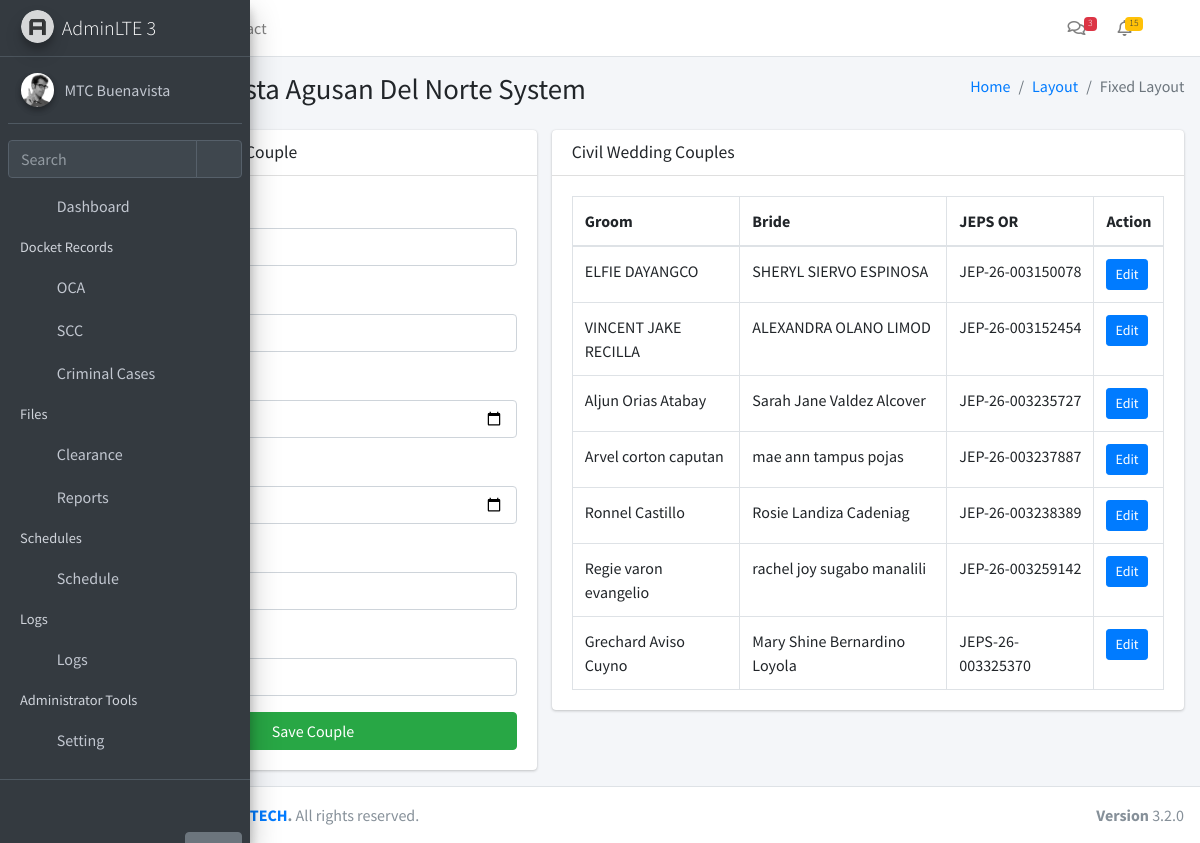
Before: /wedding/ (signed in) with the older database file.
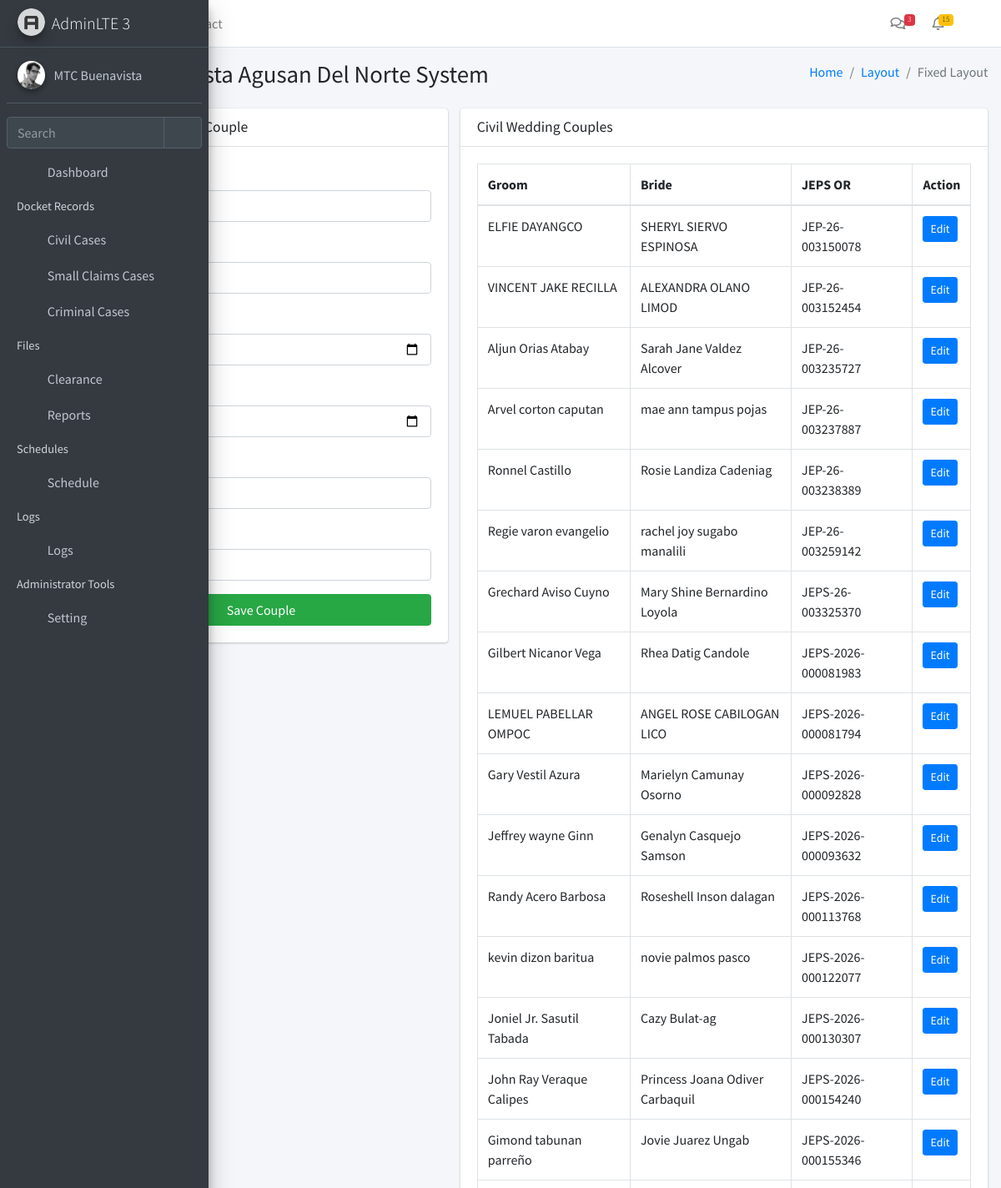
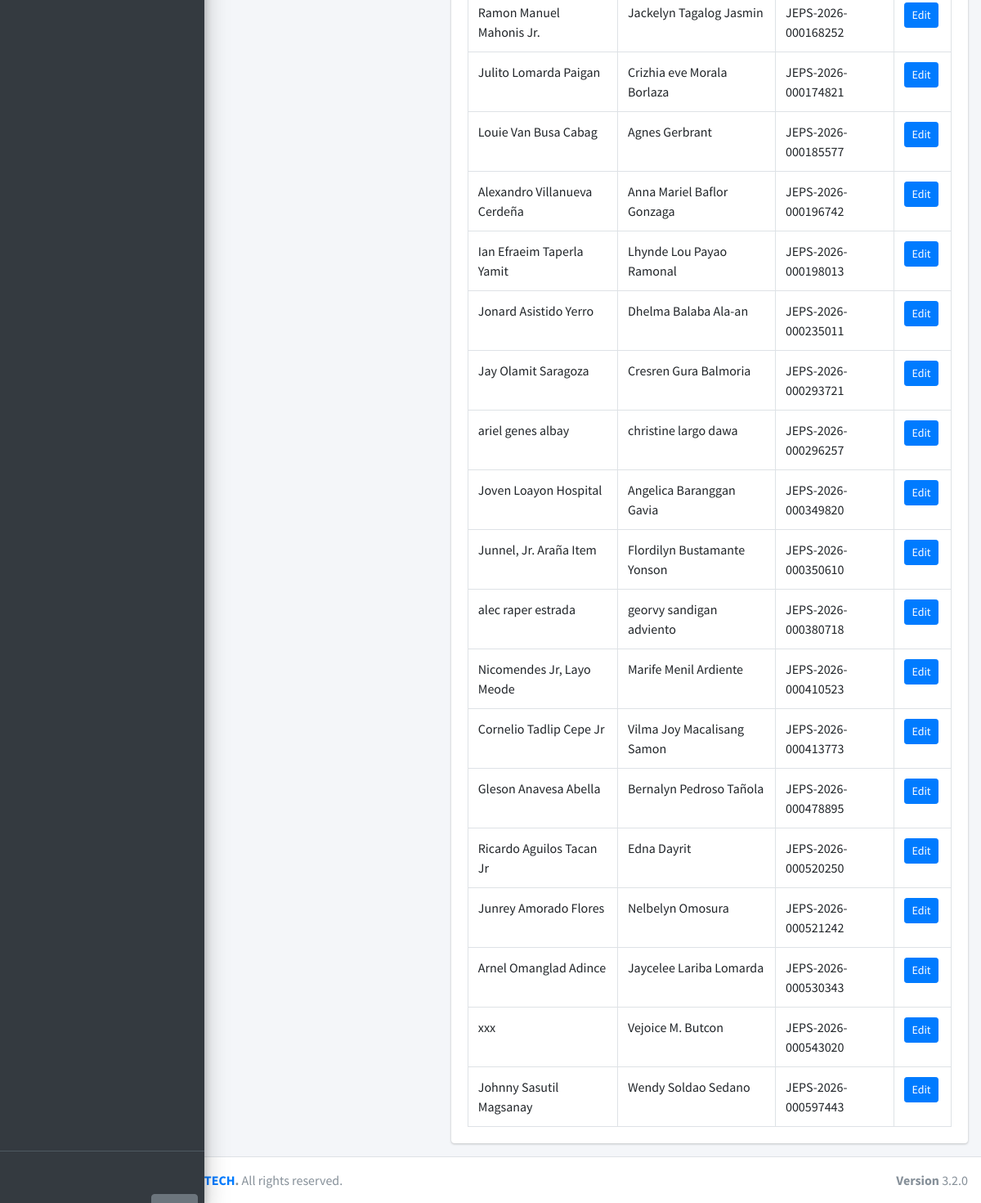
After: the same page with the newer database file (2 pictures, top to bottom).
### app/models.py (models this page shows)
class Module(db.Model):
    __tablename__ = 'modules'
    id = db.Column(db.Integer, primary_key=True)
    name = db.Column(db.String(255), nullable=False)
    icon = db.Column(db.String(255), nullable=False)
    description = db.Column(db.Text, nullable=True)
    url = db.Column(db.String(255), nullable=True)
    created_at = db.Column(db.DateTime, default=datetime.utcnow)
    updated_at = db.Column(db.DateTime, default=datetime.utcnow, onupdate=datetime.utcnow)

class CivilWedding(db.Model):
    __tablename__ = 'civil_wedding'
    id = db.Column(db.Integer, primary_key=True)
    groom = db.Column(db.String(255), nullable=False)
    bride = db.Column(db.String(255), nullable=False)
    bday_groom = db.Column(db.Date, nullable=True)
    bday_bride = db.Column(db.Date, nullable=True)
    schedule_id = db.Column(db.Integer, db.ForeignKey('schedule_master.id'), nullable=True, unique=True)
    jeeps_or = db.Column(db.String(255), nullable=True)
    contact_no = db.Column(db.String(50), nullable=True)
    register_no = db.Column(db.String(100), nullable=True)
    claim_by = db.Column(db.JSON, nullable=True)
    created_at = db.Column(db.DateTime, default=datetime.utcnow)
    updated_at = db.Column(db.DateTime, default=datetime.utcnow, onupdate=datetime.utcnow)
    schedule = db.relationship('ScheduleMaster', backref='wedding', uselist=False)

### app/routes/wedding.py (the view)
@wedding_bp.route('/')
@login_required
@require_module(17)
def wed_index():
    WeddingRecords = CivilWedding.query.all()
    return render_template(
        "wedding/index.html",
        WeddingRecords=WeddingRecords,
    )

### app/__init__.py (called while the page is built)
def create_app():
    app = Flask(__name__)
    app.config.from_object(Config)
    db.init_app(app)
    login_manager.init_app(app)
    login_manager.login_view = 'auth.login'
    from app.models import User, Setting, Module
    @login_manager.user_loader
    def load_user(user_id):
        return User.query.get(int(user_id))
    @app.context_processor
    def inject_globals():
        modules = Module.query.all()
        user_modules = []
        if current_user.is_authenticated and current_user.role:
            user_modules = current_user.role.modules
        settings = {s.function_desc: s.function for s in Setting.query.all()}
        return dict(modules=modules, user_modules=user_modules, settings=settings)
    from app.routes import blueprints
    for bp in blueprints:
        app.register_blueprint(bp)
    with app.app_context():
        db.create_all()
    return app

### app/templates/wedding/index.html (shortened to what this page needs)
{% extends "layouts/layout1.html" %}
{% block content %}
<section class="col-lg-5 connectedSortable">
	<div class="card">
		<div class="card-header">
			<h3 class="card-title">Add Civil Wedding Couple</h3>
		</div>
		<div class="card-body">
			<form id="addWeddingForm">
				<div class="form-group">
					<label>Groom</label>
					<input type="text" name="groom" class="form-control" required>
				</div>
				<div class="form-group">
					<label>Bride</label>
					<input type="text" name="bride" class="form-control" required>
				</div>
				<div class="form-group">
					<label>Groom Birthday</label>
					<input type="date" name="bday_groom" class="form-control">
				</div>
				<div class="form-group">
					<label>Bride Birthday</label>
					<input type="date" name="bday_bride" class="form-control">
				</div>
				<div class="form-group">
					<label>Contact No.</label>
					<input type="text" name="contact_no" class="form-control">
				</div>
				<div class="form-group">
					<label>JEPS OR.</label>
					<input type="text" name="jeps_or" class="form-control">
				</div>
				<button type="submit" class="btn btn-success btn-block">
					Save Couple
				</button>
			</form>
		</div>
	</div>
</section>
<section class="col-lg-7 connectedSortable">
	<div class="card">
		<div class="card-header">
			<h3 class="card-title">Civil Wedding Couples</h3>
		</div>
		<div class="card-body">
			<table id="weddingTable" class="table table-bordered table-hover">
				<thead>
					<tr>
						<th>Groom</th>
						<th>Bride</th>
						<th>JEPS OR</th>
						<th>Action</th>
					</tr>
				</thead>
				<tbody>
					{% for w in WeddingRecords %}
					<tr>
						<td>{{ w.groom }}</td>
						<td>{{ w.bride }}</td>
						<td>{{ w.jeeps_or }}</td>
						<td>
							<button class="btn btn-primary btn-sm assignBtn"
							data-id="{{ w.id }}"
							data-rno="{{ w.register_no }}"
							data-groom="{{ w.groom }}"
							data-groombday="{{ w.bday_groom }}"
							data-bride="{{ w.bride }}"
							data-bridebday="{{ w.bday_bride }}"
							data-contact="{{ w.contact_no }}"
							data-jeps="{{ w.jeeps_or }}"
							data-claim="{{ w.claim_by }}">
							Edit
						</button>
					</td>
				</tr>
				{% endfor %}
			</tbody>
		</table>
	</div>
</div>
</section>
{% endblock %}

### app/templates/layouts/layout1.html (shortened to what this page needs)
<!DOCTYPE html>
<html lang="en">
<head>
<link rel="stylesheet" href="{{ url_for('static', filename='plugins/fontawesome-free/css/all.min.css') }}">
<link rel="stylesheet" href="{{ url_for('static', filename='dist/css/adminlte.min.css') }}">
  <link rel="stylesheet" href="{{ url_for('static', filename='plugins/overlayScrollbars/css/OverlayScrollbars.min.css') }}">
<link rel="stylesheet" href="{{ url_for('static', filename='plugins/sweetalert2-theme-bootstrap-4/bootstrap-4.min.css') }}">
<link rel="stylesheet" href="{{ url_for('static', filename='plugins/toastr/toastr.min.css') }}">
<link rel="stylesheet" href="{{ url_for('static', filename='plugins/datatables-bs4/css/dataTables.bootstrap4.min.css') }}">
<link rel="stylesheet" href="{{ url_for('static', filename='plugins/datatables-responsive/css/responsive.bootstrap4.min.css') }}">
<link rel="stylesheet" href="{{ url_for('static', filename='plugins/datatables-buttons/css/buttons.bootstrap4.min.css') }}">
<link href="{{ url_for('static', filename='plugins/select2/css/select2.min.css') }}" rel="stylesheet" />
</head>
<body class="hold-transition sidebar-mini layout-fixed sidebar-collapse">
<div class="wrapper">
  <nav class="main-header navbar navbar-expand navbar-white navbar-light">
    <ul class="navbar-nav">
      <li class="nav-item">
        <a class="nav-link" data-widget="pushmenu" href="#" role="button"></a>
      </li>
      <li class="nav-item d-none d-sm-inline-block">
        <a href="../../index3.html" class="nav-link">Home</a>
      </li>
      <li class="nav-item d-none d-sm-inline-block">
        <a href="#" class="nav-link">Contact</a>
      </li>
    </ul>
    <ul class="navbar-nav ml-auto">
<li class="nav-item">
  <a class="nav-link" data-widget="navbar-search" href="#" role="button">
    <i class="fas fa-search"></i>
  </a>
</li>
      <li class="nav-item dropdown">
        <a class="nav-link" data-toggle="dropdown" href="#">
          <i class="far fa-comments"></i>
          <span class="badge badge-danger navbar-badge">3</span>
        </a>
      </li>
      <li class="nav-item dropdown">
        <a class="nav-link" data-toggle="dropdown" href="#">
          <span class="badge badge-warning navbar-badge">15</span>
        </a>
      </li>
      <li class="nav-item">
        <a class="nav-link" data-widget="fullscreen" href="#" role="button">
          <i class="fas fa-expand-arrows-alt"></i>
        </a>
      </li>
    </ul>
  </nav>
  <aside class="main-sidebar main-sidebar-custom sidebar-dark-primary elevation-4">
    <a href="../../index3.html" class="brand-link">
      <img src="{{ url_for('static', filename='/dist/img/AdminLTELogo.png')}}" alt="AdminLTE Logo" class="brand-image img-circle elevation-3" style="opacity: .8">
      <span class="brand-text font-weight-light">AdminLTE 3</span>
    </a>
    <div class="sidebar">
      <div class="user-panel mt-3 pb-3 mb-3 d-flex">
        <div class="image">
          <img src="{{ url_for('static', filename='dist/img/user2-160x160.jpg')}}" class="img-circle elevation-2" alt="User Image">
        </div>
        <div class="info">
          <a href="#" class="d-block">MTC Buenavista</a>
        </div>
      </div>
      <div class="form-inline">
        <div class="input-group" data-widget="sidebar-search">
          <input class="form-control form-control-sidebar" type="search" placeholder="Search" aria-label="Search">
          <div class="input-group-append">
            <button class="btn btn-sidebar">
              <i class="fas fa-search fa-fw"></i>
            </button>
          </div>
        </div>
      </div>
{% include 'layouts/partials/navbar.html' %}
    </div>
    <div class="sidebar-custom">
      <a href="{{ url_for('auth.logout') }}" class="btn btn-link"><i class="fas fa-cogs"></i></a>
      <a href="#" class="btn btn-secondary hide-on-collapse pos-right">Help</a>
    </div>
  </aside>
  <div class="content-wrapper">
    <section class="content-header">
      <div class="container-fluid">
        <div class="row mb-2">
          <div class="col-sm-6">
            <h1>MTC Buenavista Agusan Del Norte System</h1>
          </div>
          <div class="col-sm-6">
            <ol class="breadcrumb float-sm-right">
              <li class="breadcrumb-item"><a href="#">Home</a></li>
              <li class="breadcrumb-item"><a href="#">Layout</a></li>
              <li class="breadcrumb-item active">Fixed Layout</li>
            </ol>
          </div>
        </div>
      </div>
    </section>
    <section class="content">
      <div class="container-fluid">
        <div class="row">
          {% block content %}{% endblock %}
        </div>
      </div>
    </section>
  </div>
  <footer class="main-footer">
    <div class="float-right d-none d-sm-block">
      <b>Version</b> 3.2.0
    </div>
<strong>Copyright &copy; 2025 <a href="https://www.facebook.com/profile.php?id=61572728822378">MGX TECH</a>.</strong> All rights reserved.
  </footer>
</div>
</body>
</html>

### app/templates/layouts/partials/navbar.html (shortened to what this page needs)
<nav class="mt-2">
  <ul class="nav nav-pills nav-sidebar flex-column nav-child-indent" data-widget="treeview" role="menu" data-accordion="false">
    <li class="nav-item">
      <a href="/dashboard" class="nav-link">
        <i class="nav-icon fas fa-tachometer-alt"></i>
        <p>Dashboard</p>
      </a>
    </li>
{% if user_modules %}
  <li class="nav-header">Docket Records</li>
  {% set standalone_modules = modules
    | selectattr('id', 'in', user_modules)
    | selectattr('id', 'in', [6,7,9,10])
    | list %}
  {% for m in standalone_modules %}
    <li class="nav-item">
      <a href="/{{ m.url }}" class="nav-link">
        <i class="nav-icon fa {{ m.icon }}"></i>
        <p>{{ m.name }}</p>
      </a>
    </li>
  {% endfor %}
{% endif %}
{% set cert_modules = modules
  | selectattr('id', 'in', user_modules)
  | selectattr('id', 'in', [5,16])
  | list %}
{% if cert_modules %}
  <li class="nav-header">Files</li>
   {% for m in cert_modules %}
        <li class="nav-item">
          <a href="/{{ m.url }}" class="nav-link">
            <i class="nav-icon fa {{ m.icon }}"></i>
            <p>{{ m.name }}</p>
          </a>
        </li>
      {% endfor %}
{% endif %}
{% set sched_modules = modules
  | selectattr('id', 'in', user_modules)
  | selectattr('id', 'in', [11,12])
  | list %}
{% if sched_modules %}
  <li class="nav-header">Schedules</li>
  <li class="nav-item {% if request.path in ['/schedule/court', '/schedule/wedding'] %}menu-is-opening menu-open{% endif %}">
    <a href="#" class="nav-link {% if request.path in ['/schedule/court', '/schedule/wedding'] %}active{% endif %}">
      <i class="nav-icon fas fa-calendar-alt"></i>
      <p>
        Schedule
        <i class="right fas fa-angle-left"></i>
      </p>
    </a>
  </li>
{% endif %}
{% set logs_modules = modules
  | selectattr('id', 'in', user_modules)
  | selectattr('id', 'in', [13,14,15])
  | list %}
{% if logs_modules %}
  <li class="nav-header">Logs</li>
  <li class="nav-item">
    <a href="#" class="nav-link">
      <i class="nav-icon fas fa-clipboard-list"></i>
      <p>
        Logs
        <i class="right fas fa-angle-left"></i>
      </p>
    </a>
  </li>
{% endif %}
    {% if user_modules %}
      {% set admin_modules = modules
        | selectattr('id', 'in', user_modules)
        | selectattr('id', 'in', [1,2,3,4])
        | list %}
 {% set admin_paths = ['/roles', '/users', '/modules', '/settings'] %}
{% if admin_modules %}
  <li class="nav-header">Administrator Tools</li>
  <li class="nav-item {% if request.path.rstrip('/') in admin_paths %}menu-is-opening menu-open{% endif %}">
    <a href="#"
       class="nav-link {% if request.path.rstrip('/') in admin_paths %}active{% endif %}">
      <i class="nav-icon fas fa-cogs"></i>
      <p>
        Setting
        <i class="right fas fa-angle-left"></i>
      </p>
    </a>
  </li>
{% endif %}
    {% endif %}
  </ul>
</nav>

Changed rows visible on the page:
changed Module: icon "fa-circle" → "fa-balance-scale" (drawn); name "OCA" → "Civil Cases"
changed Module: icon "fa-circle" → "fa-file-invoice-dollar" (drawn); name "SCC" → "Small Claims Cases"
added CivilWedding: groom "Gilbert Nicanor Vega", bride "Rhea Datig Candole", jeeps_or "JEPS-2026-000081983"
added CivilWedding: groom "LEMUEL PABELLAR OMPOC", bride "ANGEL ROSE CABILOGAN LICO", jeeps_or "JEPS-2026-000081794"
added CivilWedding: groom "Gary Vestil Azura", bride "Marielyn Camunay Osorno", jeeps_or "JEPS-2026-000092828"
added CivilWedding: groom "Jeffrey wayne Ginn", bride "Genalyn Casquejo Samson", jeeps_or "JEPS-2026-000093632"
added CivilWedding: groom "Randy Acero Barbosa", bride "Roseshell Inson dalagan", jeeps_or "JEPS-2026-000113768"
added CivilWedding: groom "kevin dizon baritua", bride "novie palmos pasco", jeeps_or "JEPS-2026-000122077"
added CivilWedding: groom "Joniel Jr. Sasutil Tabada", bride "Cazy Bulat-ag", jeeps_or "JEPS-2026-000130307"
added CivilWedding: groom "John Ray Veraque Calipes", bride "Princess Joana Odiver Carbaquil", jeeps_or "JEPS-2026-000154240"
added CivilWedding: groom "Gimond tabunan parreño", bride "Jovie Juarez Ungab", jeeps_or "JEPS-2026-000155346"
added CivilWedding: groom "Ramon Manuel Mahonis Jr.", bride "Jackelyn Tagalog Jasmin", jeeps_or "JEPS-2026-000168252"
added CivilWedding: groom "Julito Lomarda Paigan", bride "Crizhia eve Morala Borlaza", jeeps_or "JEPS-2026-000174821"
added CivilWedding: groom "Louie Van Busa Cabag", bride "Agnes Gerbrant", jeeps_or "JEPS-2026-000185577"
added CivilWedding: groom "Alexandro Villanueva Cerdeña", bride "Anna Mariel Baflor Gonzaga", jeeps_or "JEPS-2026-000196742"
added CivilWedding: groom "Ian Efraeim Taperla Yamit", bride "Lhynde Lou Payao Ramonal", jeeps_or "JEPS-2026-000198013"
added CivilWedding: groom "Jonard Asistido Yerro", bride "Dhelma Balaba Ala-an", jeeps_or "JEPS-2026-000235011"
added CivilWedding: groom "Jay Olamit Saragoza", bride "Cresren Gura Balmoria", jeeps_or "JEPS-2026-000293721"
added CivilWedding: groom "ariel genes albay", bride "christine largo dawa", jeeps_or "JEPS-2026-000296257"
added CivilWedding: groom "Joven Loayon Hospital", bride "Angelica Baranggan Gavia", jeeps_or "JEPS-2026-000349820"
added CivilWedding: groom "Junnel, Jr. Araña Item", bride "Flordilyn Bustamante Yonson", jeeps_or "JEPS-2026-000350610"
added CivilWedding: groom "alec raper estrada", bride "georvy sandigan adviento", jeeps_or "JEPS-2026-000380718"
added CivilWedding: groom "Nicomendes Jr, Layo Meode", bride "Marife Menil Ardiente", jeeps_or "JEPS-2026-000410523"
added CivilWedding: groom "Cornelio Tadlip Cepe Jr", bride "Vilma Joy Macalisang Samon", jeeps_or "JEPS-2026-000413773"
added CivilWedding: groom "Gleson Anavesa Abella", bride "Bernalyn Pedroso Tañola", jeeps_or "JEPS-2026-000478895"
added CivilWedding: groom "Ricardo Aguilos Tacan Jr", bride "Edna Dayrit", jeeps_or "JEPS-2026-000520250"
added CivilWedding: groom "Junrey Amorado Flores", bride "Nelbelyn Omosura", jeeps_or "JEPS-2026-000521242"
added CivilWedding: groom "Arnel Omanglad Adince", bride "Jaycelee Lariba Lomarda", jeeps_or "JEPS-2026-000530343"
added CivilWedding: groom "xxx", bride "Vejoice M. Butcon", jeeps_or "JEPS-2026-000543020"
added CivilWedding: groom "Johnny Sasutil Magsanay", bride "Wendy Soldao Sedano", jeeps_or "JEPS-2026-000597443"
